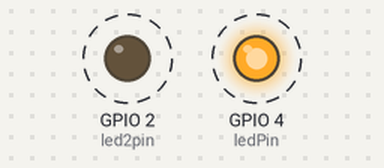
The program below on a simulated ESP32. Shown: output pins drawn as LEDs (lit = HIGH). Dashed ring = blinking.

Above: at 0.2 s.
Timing chart, 0 to 3.0 s (numbered marks = the images above):
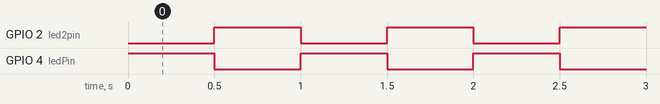

Measured:
- by itself, GPIO 2 (led2pin), GPIO 4 (ledPin): alternates HIGH for 0.50 s and LOW for 0.50 s

The program:

main.cpp
```cpp
#include <Arduino.h>   //basic arduino functions for platformio

const int ledPin = 4;      //first led pin set at pin 4
const int led2pin = 2;     //second led pin

void setup() {
  pinMode(ledPin, OUTPUT);     //set both leds as output
  pinMode(led2pin, OUTPUT);
}

void loop() {
  digitalWrite(ledPin, HIGH);   //turn on first led
  digitalWrite(led2pin, LOW);   //turn off second led
  delay(500);                   //wait half second

  digitalWrite(ledPin, LOW);    //turn off first led
  digitalWrite(led2pin, HIGH);  //turn on second led
  delay(500);                   //wait half second
}
```
